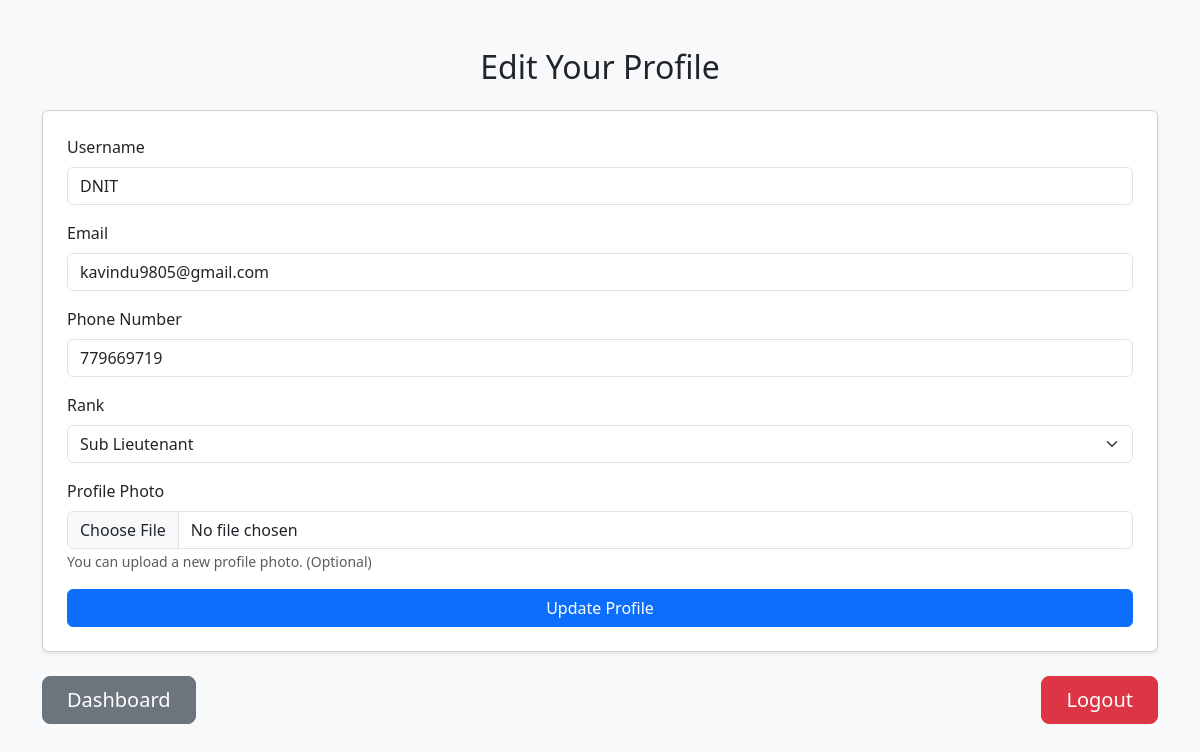
Page /edit_profile.php (signed in) on the committed database.
### tables this page shows
CREATE TABLE `users` (
  `id` int NOT NULL,
  `username` varchar(50) NOT NULL,
  `rank` text,
  `email` text NOT NULL,
  `phonenumber` int NOT NULL,
  `password` varchar(255) NOT NULL,
  `role` enum('user','sysadmin','admin1','admin2','admin3','admin4') NOT NULL DEFAULT 'user',
  `profile_photo` varchar(255) DEFAULT 'default.png',
  `reset_token` varchar(255) DEFAULT NULL,
  `reset_token_expires` datetime DEFAULT NULL
);

### edit_profile.php (the view, shortened to what this page needs)
<?php
include 'connection.php';
$userId = $_SESSION['user_id'];
$stmt = $conn->prepare("SELECT * FROM users WHERE id = ?");
$stmt->bind_param("i", $userId);
$stmt->execute();
$result = $stmt->get_result();
$user = $result->fetch_assoc();
?>
<!DOCTYPE html>
<html lang="en">
<head>
    <link href="https://cdn.jsdelivr.net/npm/bootstrap@5.3.3/dist/css/bootstrap.min.css" rel="stylesheet">
</head>
<body class="bg-light">
<div class="container mt-5">
    <h2 class="text-center mb-4">Edit Your Profile</h2>
    <div class="card p-4 shadow-sm">
        <form method="post" enctype="multipart/form-data">
            <div class="mb-3">
                <label class="form-label">Username</label>
                <input type="text" name="username" value="<?= htmlspecialchars($user['username']); ?>" class="form-control" required>
            </div>
            <div class="mb-3">
                <label class="form-label">Email</label>
                <input type="email" name="email" value="<?= htmlspecialchars($user['email']); ?>" class="form-control" required>
            </div>
            <div class="mb-3">
                <label class="form-label">Phone Number</label>
                <input type="tel" name="phonenumber" value="<?= htmlspecialchars($user['phonenumber']); ?>" class="form-control" required>
            </div>
            <div class="mb-3">
                <label class="form-label">Rank</label>
                <select name="rank" class="form-select" required>
                    <?php
                    $ranks = ["Midshipman", "Sub Lieutenant", "Lieutenant", "Lieutenant Commander", "Commander", "Captain", "Commodore", "Rear Admiral", "Vice Admiral", "Admiral", "Admiral Of the Fleet"];
                    foreach ($ranks as $r) {
                        $selected = ($r == $user['rank']) ? 'selected' : '';
                        echo "<option value='$r' $selected>$r</option>";
                    }
                    ?>
                </select>
            </div>
            <div class="mb-3">
                <label class="form-label">Profile Photo</label>
                <input type="file" name="profile_photo" class="form-control">
                <small class="form-text text-muted">You can upload a new profile photo. (Optional)</small>
            </div>
            <button type="submit" class="btn btn-primary w-100">Update Profile</button>
        </form>
    </div>
    <div class="d-flex justify-content-between mt-4">
        <a href="welcome.php" class="btn btn-secondary btn-lg px-4">Dashboard</a>
        <a href="logout.php" class="btn btn-danger btn-lg px-4">Logout</a>
    </div>
</div>
</body>
</html>

### rows in the picture
users: username "DNIT", email "kavindu9805@gmail.com", phonenumber "779669719"

### other values in the picture
form field rank "Sub Lieutenant"
